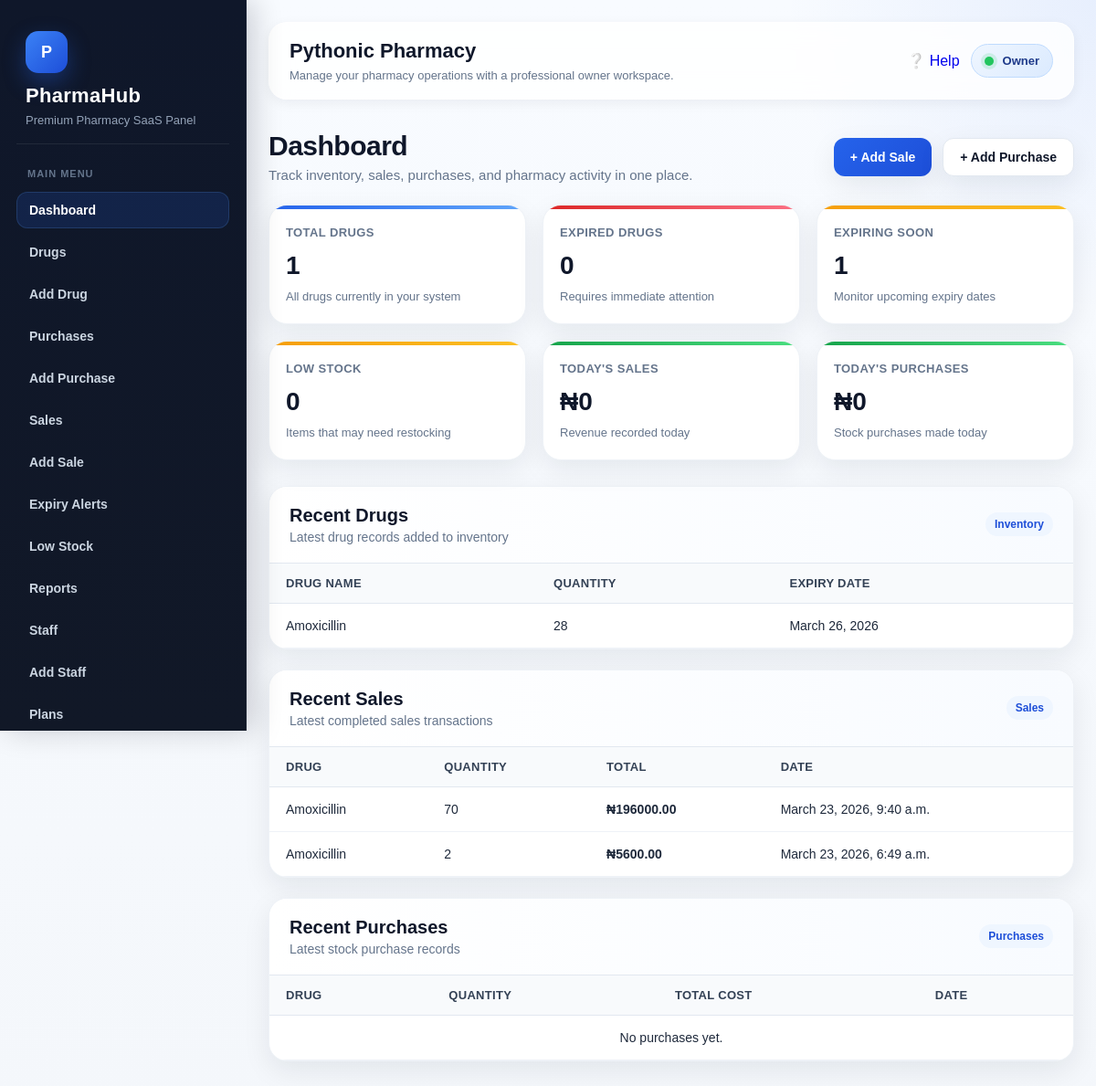
Screenshot of / (signed in) with the database file from the repository.
### accounts/models.py (models this page shows, shortened)
class User(AbstractUser):
    ROLE_CHOICES = (
        ('owner', 'Owner'),
        ('admin', 'Admin'),
        ('pharmacist', 'Pharmacist'),
        ('cashier', 'Cashier'),
        ('staff', 'Staff'),
    )
    pharmacy = models.ForeignKey(
        Pharmacy,
        on_delete=models.CASCADE,
        related_name='users',
        null=True,
        blank=True
    )
    role = models.CharField(max_length=20, choices=ROLE_CHOICES, default='staff')

### pharmacies/models.py (models this page shows, shortened)
class Pharmacy(models.Model):
    name = models.CharField(max_length=255)
    email = models.EmailField(unique=True)
    phone = models.CharField(max_length=20, blank=True, null=True)
    address = models.TextField(blank=True, null=True)
    is_active = models.BooleanField(default=True)
    is_suspended_by_owner = models.BooleanField(default=False)
    suspension_reason = models.CharField(max_length=255, blank=True, null=True)
    created_at = models.DateTimeField(auto_now_add=True)
    class Meta:
        ordering = ['name']

### drugs/models.py (models this page shows, shortened)
class Drug(models.Model):
    pharmacy = models.ForeignKey(
        Pharmacy,
        on_delete=models.CASCADE,
        related_name='drugs'
    )
    drug_name = models.CharField(max_length=255)
    category = models.CharField(max_length=100, blank=True, null=True)
    batch_number = models.CharField(max_length=100, blank=True, null=True)
    quantity = models.PositiveIntegerField(default=0)
    unit_price = models.DecimalField(max_digits=12, decimal_places=2, default=0.00)
    expiry_date = models.DateField()
    manufacturer = models.CharField(max_length=255, blank=True, null=True)
    created_at = models.DateTimeField(auto_now_add=True)
    class Meta:
        ordering = ['drug_name']

### sales/models.py (models this page shows, shortened)
class Sale(models.Model):
    pharmacy = models.ForeignKey(
        Pharmacy,
        on_delete=models.CASCADE,
        related_name='sales'
    )
    drug = models.ForeignKey(
        Drug,
        on_delete=models.CASCADE,
        related_name='sales'
    )
    sold_by = models.ForeignKey(
        settings.AUTH_USER_MODEL,
        on_delete=models.SET_NULL,
        null=True,
        blank=True
    )
    customer_name = models.CharField(max_length=255, blank=True, null=True)
    quantity = models.PositiveIntegerField()
    unit_price = models.DecimalField(max_digits=12, decimal_places=2)
    total_price = models.DecimalField(max_digits=12, decimal_places=2, blank=True, null=True)
    note = models.TextField(blank=True, null=True)
    date = models.DateTimeField(auto_now_add=True)
    class Meta:
        ordering = ['-date']

### pharmacies/decorators.py (the view)
    def wrapper(request, *args, **kwargs):
        user = request.user
        if not hasattr(user, 'pharmacy') or user.pharmacy is None:
            messages.error(request, "You are not assigned to any pharmacy.")
            return redirect('dashboard')
        pharmacy = user.pharmacy
        if pharmacy.is_suspended_by_owner:
            messages.error(request, "Your pharmacy account has been suspended. Please contact support.")
            return redirect('dashboard')
        return view_func(request, *args, **kwargs)

### templates/dashboard/index.html (shortened to what this page needs)
{% extends 'base.html' %}
{% block content %}
<div class="owner-dashboard">
    <div class="dashboard-header">
        <div class="dashboard-title">
            <h2>Dashboard</h2>
            <p>Track inventory, sales, purchases, and pharmacy activity in one place.</p>
        </div>
        <div class="dashboard-actions">
            {% if user.role == 'owner' or user.role == 'admin' or user.role == 'cashier' or user.role == 'pharmacist' %}
                <a href="{% url 'add_sale' %}" class="action-btn primary">+ Add Sale</a>
            {% endif %}
            {% if user.role == 'owner' or user.role == 'admin' %}
                <a href="{% url 'add_purchase' %}" class="action-btn secondary">+ Add Purchase</a>
            {% endif %}
        </div>
    </div>
    <div class="stats-grid">
        <div class="stat-card">
            <div class="stat-label">Total Drugs</div>
            <p class="stat-value">{{ total_drugs }}</p>
            <div class="stat-hint">All drugs currently in your system</div>
        </div>
        <div class="stat-card expired">
            <div class="stat-label">Expired Drugs</div>
            <p class="stat-value">{{ expired_count }}</p>
            <div class="stat-hint">Requires immediate attention</div>
        </div>
        <div class="stat-card warning">
            <div class="stat-label">Expiring Soon</div>
            <p class="stat-value">{{ expiring_soon_count }}</p>
            <div class="stat-hint">Monitor upcoming expiry dates</div>
        </div>
        <div class="stat-card warning">
            <div class="stat-label">Low Stock</div>
            <p class="stat-value">{{ low_stock_count }}</p>
            <div class="stat-hint">Items that may need restocking</div>
        </div>
        <div class="stat-card success">
            <div class="stat-label">Today's Sales</div>
            <p class="stat-value">₦{{ today_sales }}</p>
            <div class="stat-hint">Revenue recorded today</div>
        </div>
        <div class="stat-card success">
            <div class="stat-label">Today's Purchases</div>
            <p class="stat-value">₦{{ today_purchases }}</p>
            <div class="stat-hint">Stock purchases made today</div>
        </div>
    </div>
    <div class="dashboard-sections">
        <div class="section-card">
            <div class="section-header">
                <div>
                    <h3>Recent Drugs</h3>
                    <p>Latest drug records added to inventory</p>
                </div>
                <span class="pill">Inventory</span>
            </div>
            <div class="table-wrap">
                <table class="premium-table">
                    <thead>
                        <tr>
                            <th>Drug Name</th>
                            <th>Quantity</th>
                            <th>Expiry Date</th>
                        </tr>
                    </thead>
                    <tbody>
                        {% for drug in recent_drugs %}
                        <tr>
                            <td>{{ drug.drug_name }}</td>
                            <td>{{ drug.quantity }}</td>
                            <td>{{ drug.expiry_date }}</td>
                        </tr>
                        {% empty %}
                        <tr>
                            <td colspan="3" class="empty-state">No drugs added yet.</td>
                        </tr>
                        {% endfor %}
                    </tbody>
                </table>
            </div>
        </div>
        <div class="section-card">
            <div class="section-header">
                <div>
                    <h3>Recent Sales</h3>
                    <p>Latest completed sales transactions</p>
                </div>
                <span class="pill">Sales</span>
            </div>
            <div class="table-wrap">
                <table class="premium-table">
                    <thead>
                        <tr>
                            <th>Drug</th>
                            <th>Quantity</th>
                            <th>Total</th>
                            <th>Date</th>
                        </tr>
                    </thead>
                    <tbody>
                        {% for sale in recent_sales %}
                        <tr>
                            <td>{{ sale.drug.drug_name }}</td>
                            <td>{{ sale.quantity }}</td>
                            <td class="amount">₦{{ sale.total_price }}</td>
                            <td>{{ sale.date }}</td>
                        </tr>
                        {% empty %}
                        <tr>
                            <td colspan="4" class="empty-state">No sales yet.</td>
                        </tr>
                        {% endfor %}
                    </tbody>
                </table>
            </div>
        </div>
        <div class="section-card">
            <div class="section-header">
                <div>
                    <h3>Recent Purchases</h3>
                    <p>Latest stock purchase records</p>
                </div>
                <span class="pill">Purchases</span>
            </div>
            <div class="table-wrap">
                <table class="premium-table">
                    <thead>
                        <tr>
                            <th>Drug</th>
                            <th>Quantity</th>
                            <th>Total Cost</th>
                            <th>Date</th>
                        </tr>
                    </thead>
                    <tbody>
                        {% for purchase in recent_purchases %}
                        <tr>
                            <td>{{ purchase.drug.drug_name }}</td>
                            <td>{{ purchase.quantity }}</td>
                            <td class="amount">₦{{ purchase.total_cost }}</td>
                            <td>{{ purchase.date }}</td>
                        </tr>
                        {% empty %}
                        <tr>
                            <td colspan="4" class="empty-state">No purchases yet.</td>
                        </tr>
                        {% endfor %}
                    </tbody>
                </table>
            </div>
        </div>
    </div>
</div>
{% endblock %}

### templates/base.html (shortened to what this page needs)
<!DOCTYPE html>
<html lang="en">
<head>
</head>
<body>
{% if user.is_authenticated %}
    <div class="layout">
        <aside class="sidebar">
            <div class="brand-box">
                <div class="brand-logo">P</div>
                <h1 class="brand-title">PharmaHub</h1>
                <p class="brand-subtitle">Premium Pharmacy SaaS Panel</p>
            </div>
            <div class="nav-section">
                <div class="nav-label">Main Menu</div>
                {% if user.role == 'owner' or user.role == 'staff' or user.role == 'cashier' or user.role == 'pharmacist' %}
                    <a href="{% url 'dashboard' %}">Dashboard</a>
                    <a href="{% url 'drug_list' %}">Drugs</a>
                {% endif %}
                {% if user.role == 'owner' %}
                    <a href="{% url 'add_drug' %}">Add Drug</a>
                    <a href="{% url 'purchase_list' %}">Purchases</a>
                    <a href="{% url 'add_purchase' %}">Add Purchase</a>
                    <a href="{% url 'sale_list' %}">Sales</a>
                    <a href="{% url 'add_sale' %}">Add Sale</a>
                    <a href="{% url 'expiry_alerts' %}">Expiry Alerts</a>
                    <a href="{% url 'low_stock' %}">Low Stock</a>
                    <a href="{% url 'report_home' %}">Reports</a>
                    <a href="{% url 'staff_list' %}">Staff</a>
                    <a href="{% url 'add_staff' %}">Add Staff</a>
                    <a href="{% url 'plan_list' %}">Plans</a>
                {% elif user.role == 'cashier' or user.role == 'pharmacist' or user.role == 'staff' %}
                    <a href="{% url 'sale_list' %}">Sales</a>
                    <a href="{% url 'add_sale' %}">Add Sale</a>
                    <a href="{% url 'purchase_list' %}">Purchases</a>
                    <a href="{% url 'add_purchase' %}">Add Purchase</a>
                {% endif %}
            </div>
        </aside>
        <main class="main">
            <div class="topbar">
                <div class="topbar-content">
                    <div class="topbar-left">
                        <h2>
                            {% if user.is_authenticated and user.pharmacy %}
                                {{ user.pharmacy.name }}
                            {% else %}
                                Dashboard
                            {% endif %}
                        </h2>
                        <p>Manage your pharmacy operations with a professional owner workspace.</p>
                    </div>
                    <div class="topbar-right">
                        {% url 'help' as help_url %}
                        <a href="{{ help_url }}" class="topbar-help-btn {% if request.path == help_url %}active{% endif %}">
                            <span>❔</span>
                            <span>Help</span>
                        </a>
                        <div class="user-badge">
                            <span class="dot"></span>
                            {{ user.role|title }}
                        </div>
                    </div>
                </div>
            </div>
            {% block content %}{% endblock %}
        </main>
    </div>
{% endif %}
</body>
</html>

### rows the page displays
User: pharmacy.name "Pythonic Pharmacy", role "Owner"
Drug: drug_name "Amoxicillin", quantity "28", expiry_date "March 26, 2026"
Sale: drug.drug_name "Amoxicillin", quantity "70", total_price "196000.00", date "March 23, 2026, 9:40 a.m."
Sale: drug.drug_name "Amoxicillin", quantity "2", total_price "5600.00", date "March 23, 2026, 6:49 a.m."

### other values shown
{{ total_drugs }} "1"
{{ expired_count }} "0"
{{ expiring_soon_count }} "1"
{{ low_stock_count }} "0"
{{ today_sales }} "0"
{{ today_purchases }} "0"
